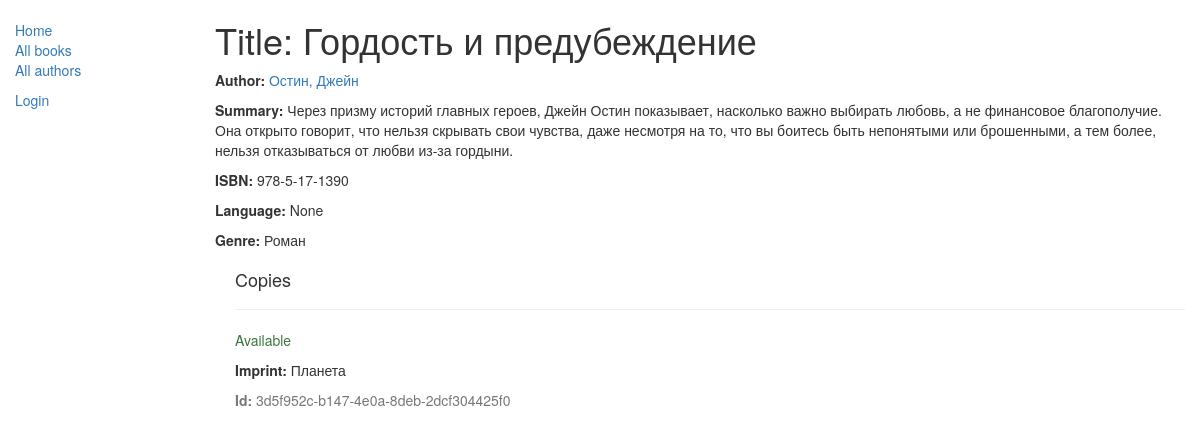
/catalog/book/1, run on the app's committed database.
### catalog/models.py (models this page shows, shortened)
class Book(models.Model):
    title = models.CharField(max_length=200)
    author = models.ForeignKey('Author', on_delete=models.SET_NULL, null=True)
    summary = models.TextField(max_length=1000, help_text="Enter a brief description of the book")
    isbn = models.CharField('ISBN', max_length=13,
                            unique=True,
                            help_text='13 Character <a href="https://www.isbn-international.org/content/what-isbn'
                                      '">ISBN number</a>')
    genre = models.ManyToManyField(Genre, help_text="Select a genre for this book")
    language = models.ForeignKey('Language', on_delete=models.SET_NULL, null=True)
    class Meta:
        ordering = ['title', 'author']
    def display_genre(self):
        return ', '.join([ genre.name for genre in self.genre.all()[:3] ])
    display_genre.short_description = 'Genre'

class Author(models.Model):
    first_name = models.CharField(max_length=100)
    last_name = models.CharField(max_length=100)
    date_of_birth = models.DateField(null=True, blank=True)
    date_of_death = models.DateField('Died', null=True, blank=True)
    class Meta:
        ordering = ['last_name']
    def __str__(self):
        return '%s, %s' % (self.last_name, self.first_name)

class Genre(models.Model):
    name = models.CharField(max_length=200, help_text="Enter a book genre (e.g. Science Fiction, French Poetry etc.)")
    def __str__(self):
        return self.name

class BookInstance(models.Model):
    id = models.UUIDField(primary_key=True, default=uuid.uuid4, help_text="Unique ID for this particular book across whole library")
    book = models.ForeignKey('Book', on_delete=models.SET_NULL, null=True)
    imprint = models.CharField(max_length=200)
    due_back = models.DateField(null=True, blank=True)
    borrower = models.ForeignKey(
        settings.AUTH_USER_MODEL, on_delete=models.SET_NULL, null=True, blank=True)
    LOAN_STATUS = (
        ('m', 'Maintenance'),
        ('o', 'On loan'),
        ('a', 'Available'),
        ('r', 'Reserved'),
    )
    status = models.CharField(
        max_length=1,
        choices=LOAN_STATUS,
        blank=True,
        default='m',
        help_text='Book availability')
    class Meta:
        ordering = ["due_back"]
        permissions = (("can_mark_returned", "Set book as returned"),)

### catalog/views.py (the view)
# urls.py: re_path(r'^book/(?P<pk>\d+)$', views.BookDetailView.as_view(), name='book-detail'),
class BookDetailView(generic.DetailView):
    model = Book

### catalog/templates/catalog/book_detail.html (shortened to what this page needs)
<!DOCTYPE html>
<html lang="en">
<head>
</head>
<body>
{% extends "base_generic.html" %}
{% block content %}
  <h1>Title: {{ book.title }}</h1>
  <p><strong>Author:</strong> <a href="">{{ book.author }}</a></p>
  <p><strong>Summary:</strong> {{ book.summary }}</p>
  <p><strong>ISBN:</strong> {{ book.isbn }}</p>
  <p><strong>Language:</strong> {{ book.language }}</p>
  <p><strong>Genre:</strong> {% for genre in book.genre.all %} {{ genre }}{% if not forloop.last %}, {% endif %}{% endfor %}</p>
  <div style="margin-left:20px;margin-top:20px">
    <h4>Copies</h4>
    {% for copy in book.bookinstance_set.all %}
    <hr>
    <p class="{% if copy.status == 'a' %}text-success{% elif copy.status == 'd' %}text-danger{% else %}text-warning{% endif %}">{{ copy.get_status_display }}</p>
    <p><strong>Imprint:</strong> {{copy.imprint}}</p>
    <p class="text-muted"><strong>Id:</strong> {{copy.id}}</p>
    {% endfor %}
  </div>
{% endblock %}

### data on the page
Book: title "Гордость и предубеждение", author "Остин, Джейн", summary "Через призму историй главных героев, Джейн Остин показывает, насколько важно выбирать любовь, а не финансовое благополучие. Она открыто говорит, что нельзя скрывать свои чувства, даже несмотря на то, что вы боитесь быть непонятыми или брошенными, а тем более, нельзя отказываться от любви из-за гордыни.", isbn "978-5-17-1390", language "None"
Genre: name "Роман"
BookInstance: status "Available", imprint "Планета", id "3d5f952c-b147-4e0a-8deb-2dcf304425f0"
